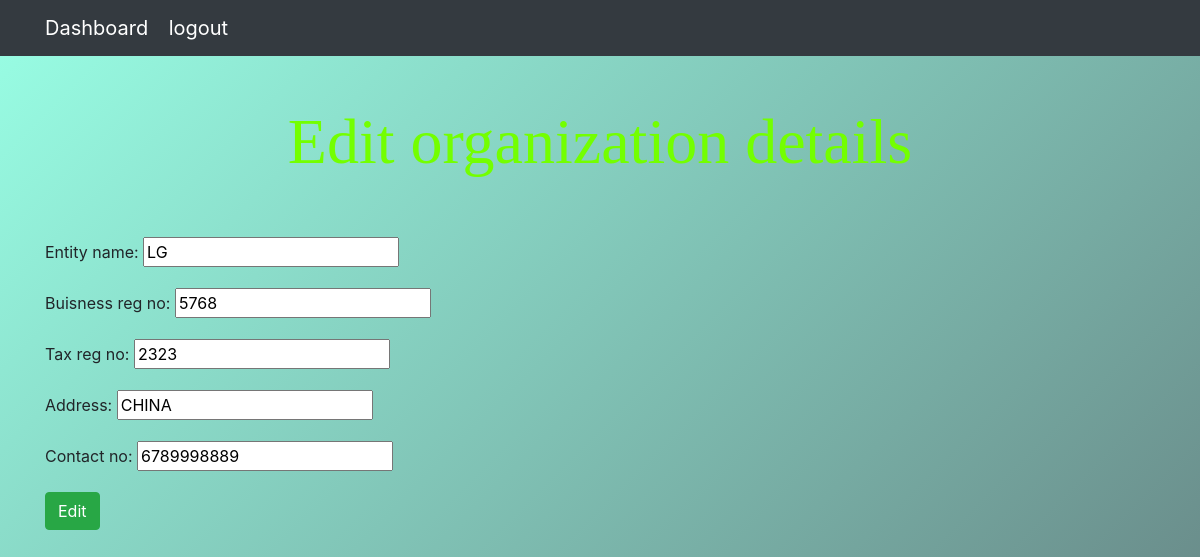
/first_app/entity/edit/9/ (signed in), run on the app's committed database.
### first_app/models.py (models this page shows, shortened)
class Entity(models.Model):
    entity_name = models.CharField(max_length=264)
    buisness_reg_no = models.IntegerField(unique=True)
    Tax_reg_no = models.IntegerField(unique=True)
    address = models.CharField(max_length = 264)
    reg_date = models.DateField(auto_now_add=True)
    contact_no = models.IntegerField()
    created_at = models.DateTimeField(auto_now_add=True)
    updated_at = models.DateTimeField(auto_now=True)

### first_app/views.py (the view)
# urls.py: path('entity/edit/<int:pk>/',EntityUpdateView.as_view(), name='updatentity'),
class EntityUpdateView(LoginRequiredMixin,UpdateView):
    model = Entity
    template_name = "first_app/updatentity.html"
    fields = '__all__'

### templates/first_app/updatentity.html (shortened to what this page needs)
{% extends 'first_app/base.html' %}
{% block body_block %}
{% if user.is_authenticated %}
<div class="container">
    <br><br>
        <h1 class="serif" align="center" style="font-size: 4rem;" > Edit organization details </h1><br><br>
    </div >
        <form method="POST">
            {{ form.as_p}}
            <button class="btn btn-success">Edit</button>
        </form>
    </div>
{% else %}
<h1>Please login</h1>
{% endif %}
{% endblock %}

### static/css/main.css (style rules this page uses)
h1 { color:hsl(93, 100%, 50%); }
.serif { font-family: "Times New Roman", Times, serif; }
body { background: linear-gradient(-45deg, #ffffff, #635d5d, #5c6b70, #99ffe5); background-size: 400% 400%; animation: gradient 15s ease infinite; }

### data on the page
Entity: entity_name "LG", buisness_reg_no "5768", Tax_reg_no "2323", address "CHINA", contact_no "6789998889"
